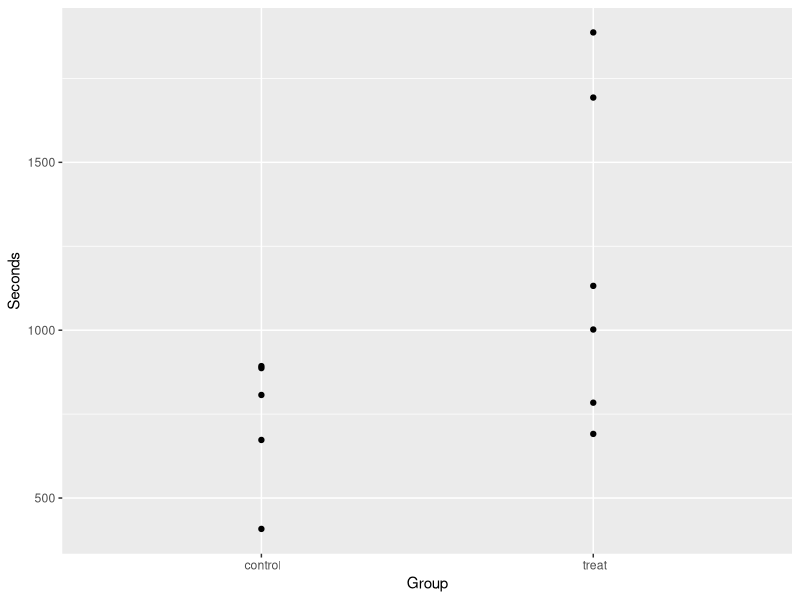
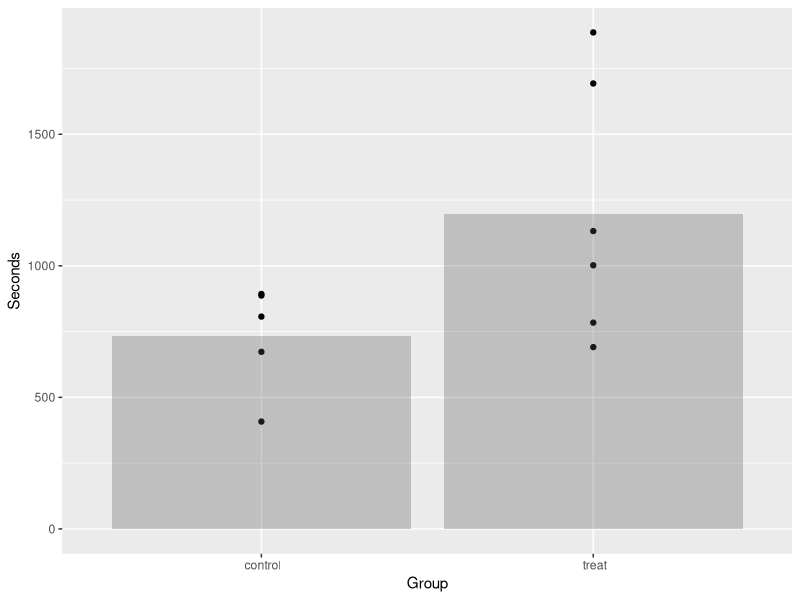
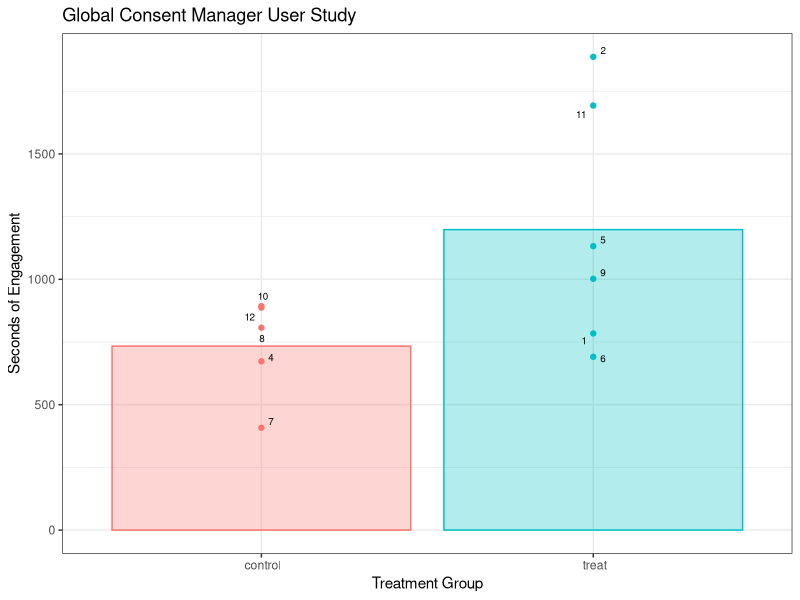

The R source for these figures, in order:
library(lsmeans)
library(ggplot2)
library(dplyr)
library(ggrepel)

gsm <- read.csv(file="./times-by-treatment.csv")
summary(gsm)
pairwise.t.test(gsm$Seconds, gsm$Group,  p.adj = "bonferroni")
t.test(gsm$Seconds ~ gsm$Group)
TukeyHSD(aov(Seconds ~ gsm$Group, gsm))

#Eliminating one case because its an outlier
gsm2 <- subset(gsm, ID != 3)
pairwise.t.test(gsm2$Seconds, gsm2$Group,  p.adj = "bonferroni")
t.test(gsm2$Seconds ~ gsm2$Group)
TukeyHSD(aov(Seconds ~ gsm2$Group, gsm2))

ggplot(gsm2, aes(x = Group, y = Seconds)) +
  geom_point()

gd <- gsm2 %>%
  group_by(Group) %>%
  summarise(Seconds = mean(Seconds))
gd

ggplot(gsm2, aes(x = Group, y = Seconds)) +
  geom_point() +
  geom_bar(data = gd, stat = "identity", alpha = .3)

ggplot(gsm2, aes(x = Group, y = Seconds, color = Group, fill = Group)) +
  geom_bar(data = gd, stat = "identity", alpha = .3) +
  ggrepel::geom_text_repel(aes(label = ID), color = "black", size = 2.5, segment.color = "grey") +
  geom_point() +
  guides(color = "none", fill = "none") +
  theme_bw() +
  labs(
    title = "Global Consent Manager User Study",
    x = "Treatment Group",
    y = "Seconds of Engagement"
  )
